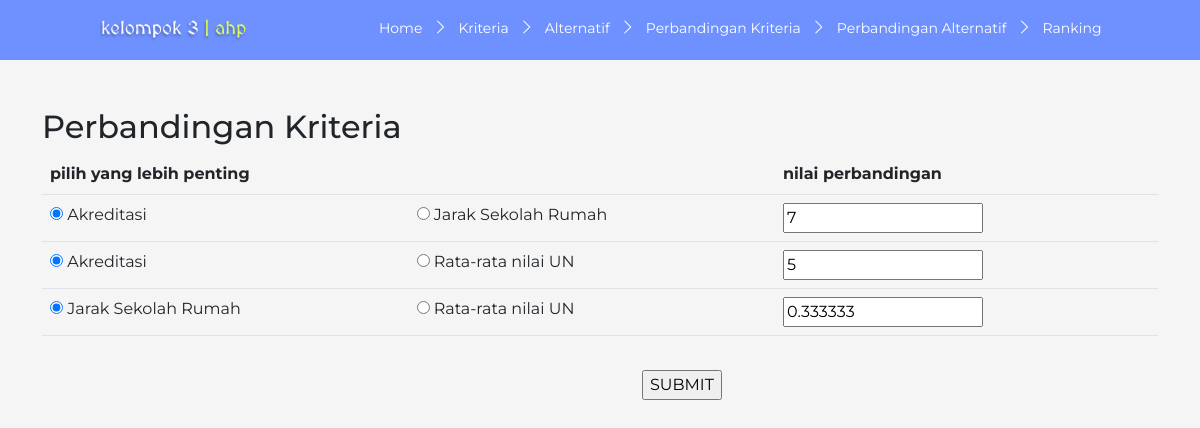
Page /bobot_kriteria.php on the committed database.
### tables this page shows
CREATE TABLE `perbandingan_kriteria` (
  `id` int(11) NOT NULL,
  `kriteria1` int(11) NOT NULL,
  `kriteria2` int(11) NOT NULL,
  `nilai` float NOT NULL
);

### config.php (called while the page is built, shortened)
<?php
	$database = 'ahp';
?>

### fungsi.php (the view, shortened to what this page needs)
<?php
function getKriteriaID($no_urut) {
	include('config.php');
	$query  = "SELECT id FROM kriteria ORDER BY id";
	$result = mysqli_query($koneksi, $query);
	while ($row = mysqli_fetch_array($result)) {
		$listID[] = $row['id'];
	}
	return $listID[($no_urut)];
}
function getKriteriaNama($no_urut) {
	include('config.php');
	$query  = "SELECT nama FROM kriteria ORDER BY id";
	$result = mysqli_query($koneksi, $query);
	while ($row = mysqli_fetch_array($result)) {
		$nama[] = $row['nama'];
	}
	return $nama[($no_urut)];
}
function getJumlahKriteria() {
	include('config.php');
	$query  = "SELECT count(*) FROM kriteria";
	$result = mysqli_query($koneksi, $query);
	while ($row = mysqli_fetch_array($result)) {
		$jmlData = $row[0];
	}
	return $jmlData;
}
function getNilaiPerbandinganKriteria($kriteria1,$kriteria2) {
	include('config.php');
	$id_kriteria1 = getKriteriaID($kriteria1);
	$id_kriteria2 = getKriteriaID($kriteria2);
	$query  = "SELECT nilai FROM perbandingan_kriteria WHERE kriteria1 = $id_kriteria1 AND kriteria2 = $id_kriteria2";
	$result = mysqli_query($koneksi, $query);
	if (mysqli_num_rows($result)==0) {
		$nilai = 1;
	} else {
		while ($row = mysqli_fetch_array($result)) {
			$nilai = $row['nilai'];
		}
	}
	return $nilai;
}
function showTabelPerbandingan($jenis,$kriteria) {
	include('config.php');
	if ($kriteria == 'kriteria') {
		$n = getJumlahKriteria();
	} else {
		$n = getJumlahAlternatif();
	}
	$query = "SELECT nama FROM $kriteria ORDER BY id";
	$result	= mysqli_query($koneksi, $query);
	while ($row = mysqli_fetch_array($result)) {
		$pilihan[] = $row['nama'];
	}
	?>
	<form class="ui form" action="proses.php" method="post">
	<table class="ui celled selectable collapsing table">
		<thead>
			<tr>
				<th colspan="2">pilih yang lebih penting</th>
				<th>nilai perbandingan</th>
			</tr>
		</thead>
		<tbody>
	<?php
	$urut = 0;
	for ($x=0; $x <= ($n - 2); $x++) {
		for ($y=($x+1); $y <= ($n - 1) ; $y++) {
			$urut++;
	?>
			<tr>
				<td>
					<div class="field">
						<div class="ui radio checkbox">
							<input name="pilih<?php echo $urut?>" value="1" checked="" class="hidden" type="radio">
							<label><?php echo $pilihan[$x]; ?></label>
						</div>
					</div>
				</td>
				<td>
					<div class="field">
						<div class="ui radio checkbox">
							<input name="pilih<?php echo $urut?>" value="2" class="hidden" type="radio">
							<label><?php echo $pilihan[$y]; ?></label>
						</div>
					</div>
				</td>
				<td>
					<div class="field">
	<?php
	if ($kriteria == 'kriteria') {
		$nilai = getNilaiPerbandinganKriteria($x,$y);
	} else {
		$nilai = getNilaiPerbandinganAlternatif($x,$y,($jenis-1));
	}
	?>
						<input type="number" name="bobot<?php echo $urut?>" value="<?php echo $nilai?>" max="10" required>
					</div>
				</td>
			</tr>
			<?php
		}
	}
	?>
		</tbody>
	</table>
	<br><br><input class="ui submit button" type="submit" name="submit" value="SUBMIT" style="margin-left: 50%; position: absolute; margin-top: -30px;">
	</form>
	<?php
}
?>

### css/style1.css (style rules this page uses)
body { margin: 0; padding: 0; background-color: #f5f5f5; font-family: 'Montserrat', sans-serif; }

### rows in the picture
perbandingan_kriteria: nilai "7"
perbandingan_kriteria: nilai "5"
perbandingan_kriteria: nilai "0.333333"

### other values in the picture
$pilihan[$x] "Akreditasi"
$pilihan[$y] "Jarak Sekolah Rumah"
$pilihan[$y] "Rata-rata nilai UN"
$pilihan[$x] "Jarak Sekolah Rumah"
